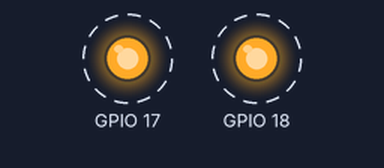
A program run on a simulated Raspberry Pi (BCM pin numbers). Shown: output pins drawn as LEDs (lit = HIGH). Dashed ring = blinking. At 22.0 s the program stops and its outputs stay as they are.

Above: at 0.5 s.
Timing chart, 0 to 4.6 s (numbered marks = the images above):
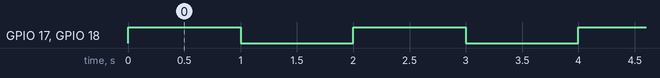

The program:

blink.py
```python
import RPi.GPIO as GPIO
import time
GPIO.setmode(GPIO.BCM)
GPIO.setwarnings(False)
GPIO.setup(17,GPIO.OUT)
GPIO.setup(18,GPIO.OUT)
counter=1
while (counter<=11):
    GPIO.output(17,GPIO.HIGH)
    GPIO.output(18,GPIO.HIGH)
    time.sleep(1)
    GPIO.output(18,GPIO.LOW)
    GPIO.output(17,GPIO.LOW)
    time.sleep(1)
    counter = counter + 1
```

Measured:
- by itself, GPIO 17, GPIO 18: alternates HIGH for 1.0 s and LOW for 1.0 s, 22 changes in all, then stays LOW
